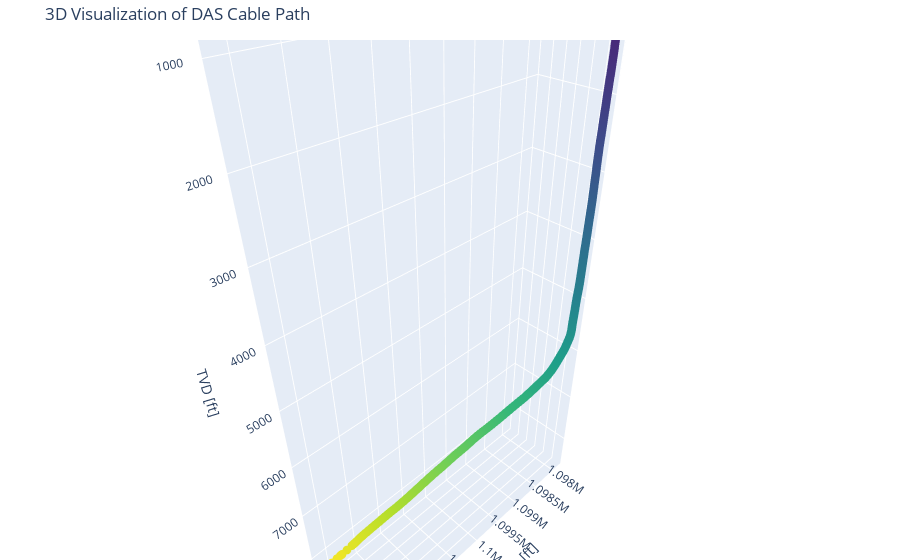

Notebook code for this chart:
### Code cell
import pandas as pd
import plotly.graph_objects as go

# Example: read your trajectory data from Excel or TXT
# df = pd.read_csv("your_file.csv") or df = pd.read_excel("your_file.xlsx")

# Plot 3D cable using Easting (X), Northing (Y), and TVD (Z)
fig = go.Figure(data=[go.Scatter3d(
    x=df["EASTING"][1:],
    y=df["NORTHING"][1:],
    z=df["TVD"][1:],
    mode='lines+markers',
    marker=dict(size=3, color=df["MD"][1:], colorscale='Viridis'),
    line=dict(width=2, color=df["MD"][1:], colorscale='Viridis')
)])

# Flip Z axis so depth increases downward (more intuitive for geoscience)
fig.update_layout(
    scene=dict(
        xaxis_title='Easting [ft]',
        yaxis_title='Northing [ft]',
        zaxis_title='TVD [ft]',
        zaxis=dict(autorange='reversed')
    ),
    title='3D Visualization of DAS Cable Path',
    margin=dict(l=0, r=0, b=0, t=40),
    scene_aspectmode='data'
)

fig.show()

### Figure 1 — Plotly figure (JSON) as saved in the notebook; plotly's stock layout.template omitted (floating-point values rounded to 4 significant figures; data arrays with more than 128 entries replaced by an {"elided": "..."} marker saying what was removed)
{"data": [{"line": {"color": {"elided": "427 float values"}, "colorscale": [[0, "#440154"], [0.1111, "#482878"], [0.2222, "#3e4989"], [0.3333, "#31688e"], [0.4444, "#26828e"], [0.5556, "#1f9e89"], [0.6667, "#35b779"], [0.7778, "#6ece58"], [0.8889, "#b5de2b"], [1, "#fde725"]], "width": 2}, "marker": {"color": {"elided": "427 float values"}, "colorscale": [[0, "#440154"], [0.1111, "#482878"], [0.2222, "#3e4989"], [0.3333, "#31688e"], [0.4444, "#26828e"], [0.5556, "#1f9e89"], [0.6667, "#35b779"], [0.7778, "#6ece58"], [0.8889, "#b5de2b"], [1, "#fde725"]], "size": 3}, "mode": "lines+markers", "type": "scatter3d", "x": {"elided": "427 float values"}, "y": {"elided": "427 float values"}, "z": {"elided": "427 float values"}}], "layout": {"margin": {"b": 0, "l": 0, "r": 0, "t": 40}, "scene": {"aspectmode": "data", "xaxis": {"title": {"text": "Easting [ft]"}}, "yaxis": {"title": {"text": "Northing [ft]"}}, "zaxis": {"autorange": "reversed", "title": {"text": "TVD [ft]"}}}, "title": {"text": "3D Visualization of DAS Cable Path"}}}
